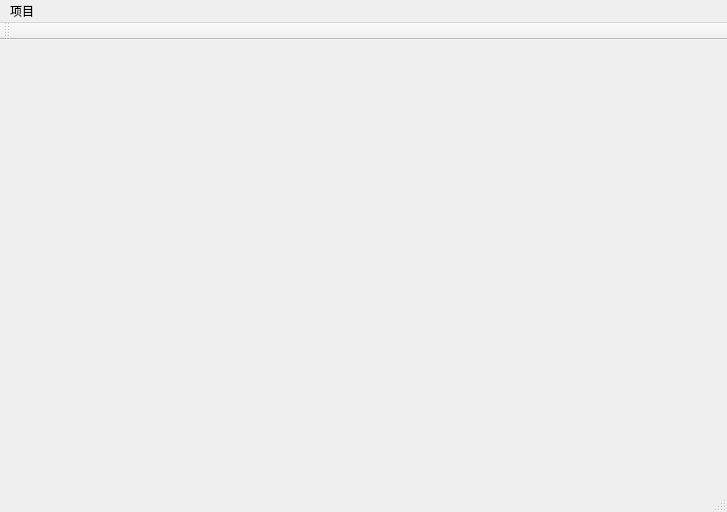
<?xml version="1.0" encoding="UTF-8"?>
<ui version="4.0">
 <class>MainWindow</class>
 <widget class="QMainWindow" name="MainWindow">
  <property name="geometry">
   <rect>
    <x>0</x>
    <y>0</y>
    <width>727</width>
    <height>512</height>
   </rect>
  </property>
  <property name="windowTitle">
   <string>MainWindow</string>
  </property>
  <widget class="QWidget" name="centralWidget">
   <layout class="QGridLayout" name="gridLayout">
    <property name="leftMargin">
     <number>0</number>
    </property>
    <property name="topMargin">
     <number>0</number>
    </property>
    <property name="rightMargin">
     <number>0</number>
    </property>
    <property name="bottomMargin">
     <number>0</number>
    </property>
    <property name="spacing">
     <number>0</number>
    </property>
    <item row="0" column="0">
     <widget class="chattable" name="widget" native="true"/>
    </item>
   </layout>
  </widget>
  <widget class="QMenuBar" name="menuBar">
   <property name="geometry">
    <rect>
     <x>0</x>
     <y>0</y>
     <width>727</width>
     <height>26</height>
    </rect>
   </property>
   <widget class="QMenu" name="menuAdd">
    <property name="title">
     <string>项目</string>
    </property>
    <addaction name="actionAdd"/>
    <addaction name="actionAdd_right"/>
   </widget>
   <addaction name="menuAdd"/>
  </widget>
  <widget class="QToolBar" name="mainToolBar">
   <attribute name="toolBarArea">
    <enum>TopToolBarArea</enum>
   </attribute>
   <attribute name="toolBarBreak">
    <bool>false</bool>
   </attribute>
  </widget>
  <widget class="QStatusBar" name="statusBar"/>
  <action name="actionAdd">
   <property name="text">
    <string>add left</string>
   </property>
  </action>
  <action name="actionAdd_right">
   <property name="text">
    <string>add right</string>
   </property>
  </action>
 </widget>
 <layoutdefault spacing="6" margin="11"/>
 <customwidgets>
  <customwidget>
   <class>chattable</class>
   <extends>QWidget</extends>
   <header>chattable.h</header>
   <container>1</container>
  </customwidget>
 </customwidgets>
 <resources/>
 <connections/>
</ui>
